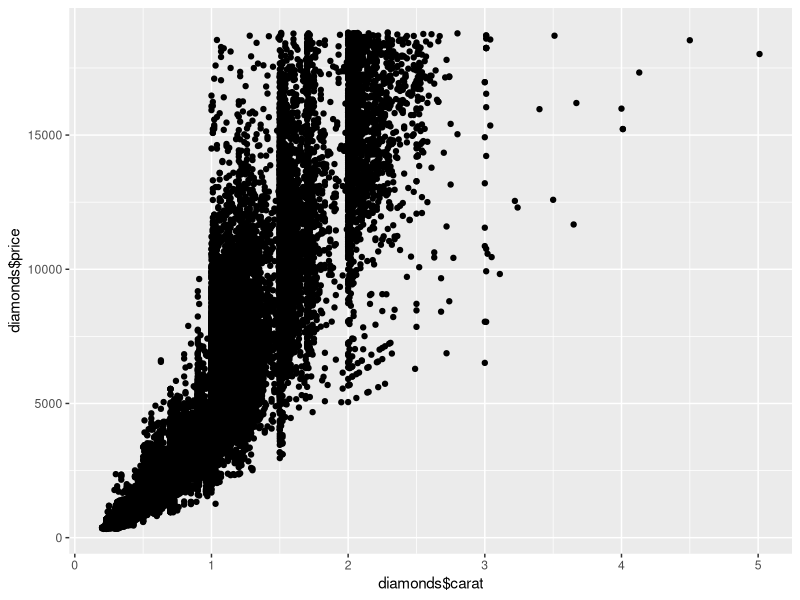
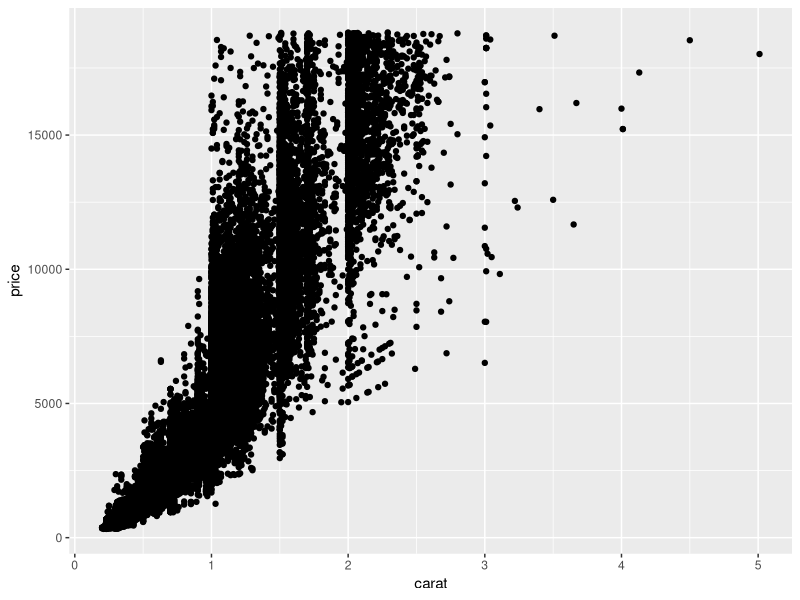
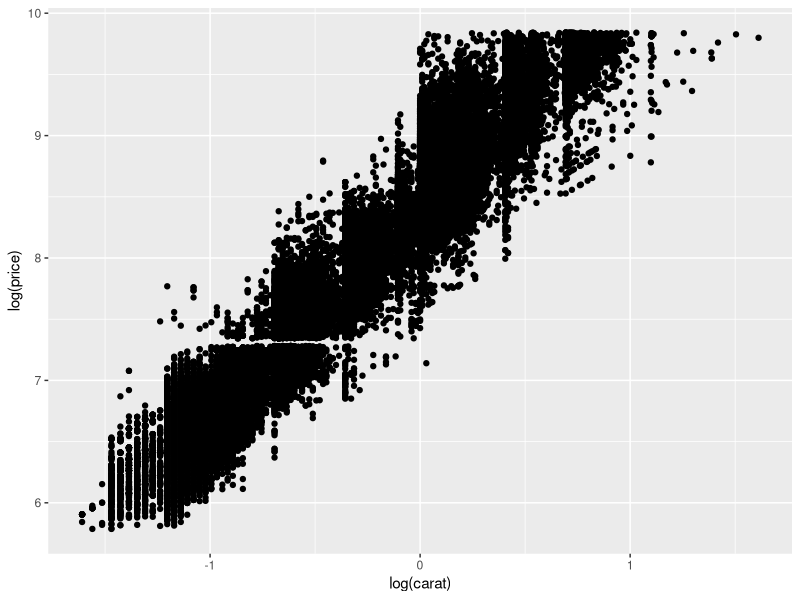
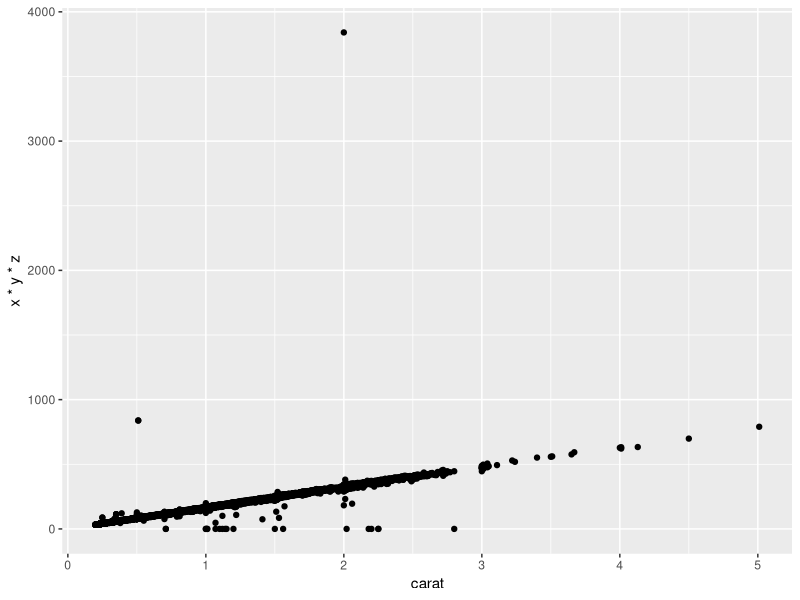
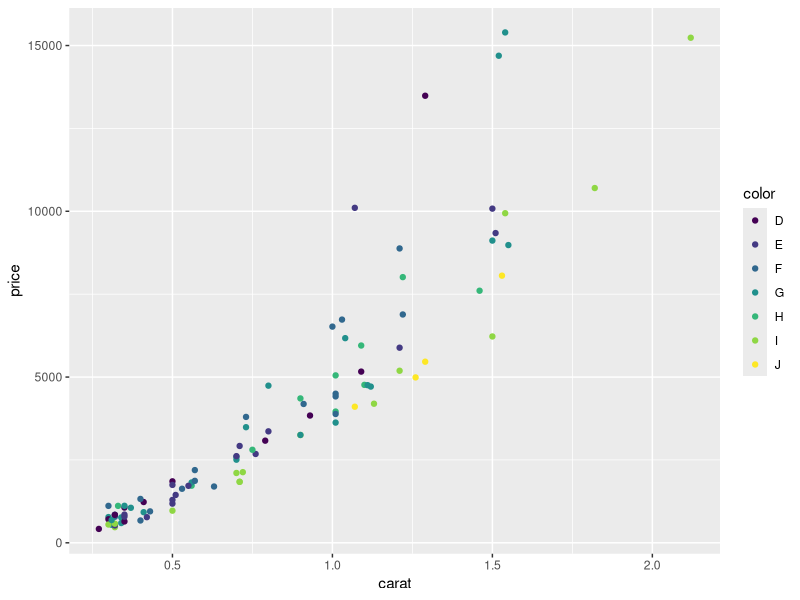
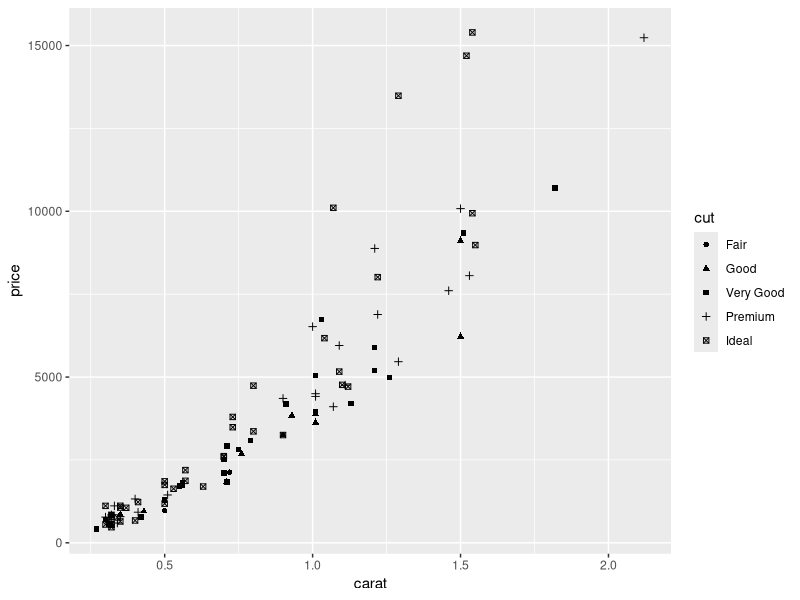
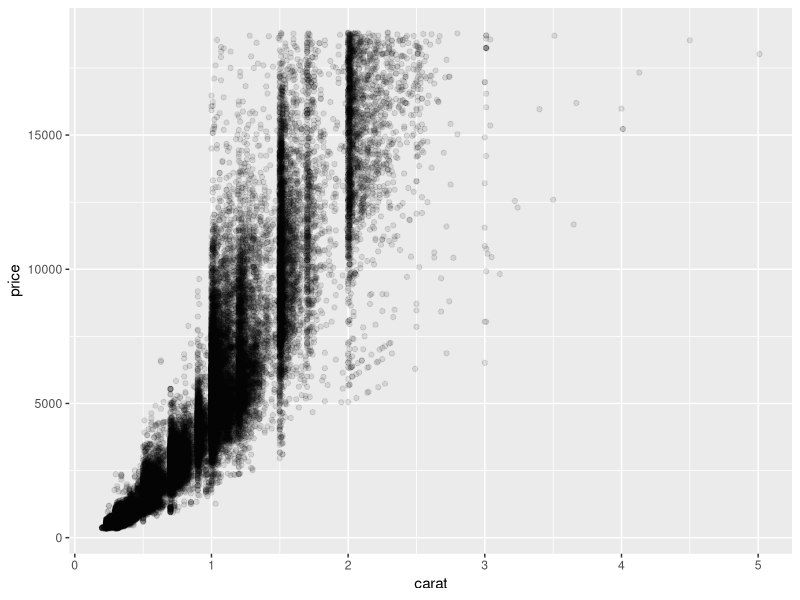
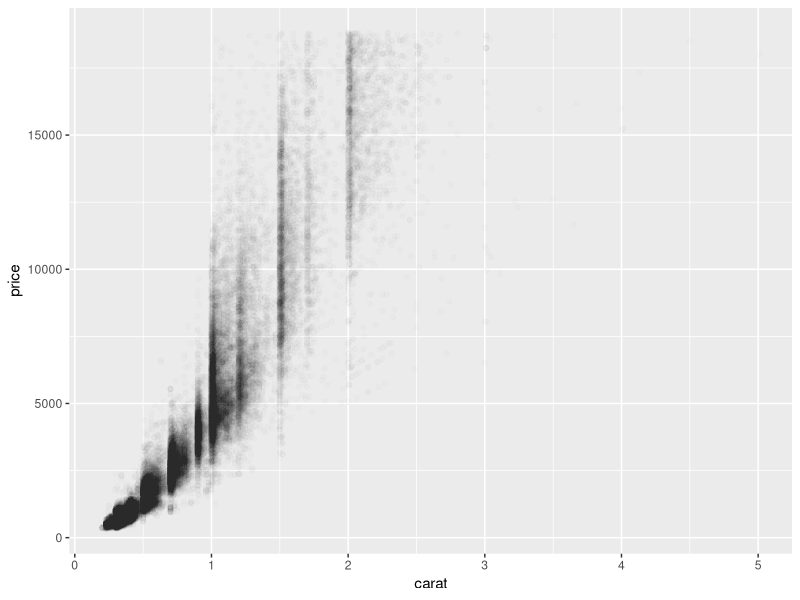

Source code (R) for these figures, in order:
install.packages("ggplot2")
library(ggplot2)
head(diamonds)
set.seed(5)
diamonds.subset <- diamonds[sample(nrow(diamonds), 100), ]
qplot(diamonds$carat, diamonds$price)
qplot(carat, price, data = diamonds)
qplot(log(carat), log(price), data = diamonds)
qplot(carat, x * y * z, data = diamonds)
qplot(carat, price, data = diamonds.subset, color = color)
qplot(carat, price, data = diamonds.subset, shape = cut)
qplot(carat, price, data = diamonds, alpha = I(1/10))
qplot(carat, price, data = diamonds, alpha = I(1/100))
qplot(carat, price, data = diamonds.subset,
      geom = c("point", "smooth"))
qplot(carat, price, data = diamonds,
      geom = c("point", "smooth"))
qplot(color, price / carat, data = diamonds, geom = "boxplot")
qplot(color, price / carat, data = diamonds, geom = "jitter")
qplot(color, price / carat, data = diamonds,
      geom = "jitter", alpha = I(1 / 5))
qplot(color, price / carat, data = diamonds, geom = "jitter",
      alpha = I(1 / 50))
qplot(color, price / carat, data = diamonds, geom = "jitter",
      alpha = I(1 / 200))
qplot(carat, data = diamonds, geom = "histogram")
qplot(carat, data = diamonds, geom = "histogram",
      binwidth = 0.5, xlim = c(0, 3))
qplot(carat, data = diamonds, geom = "histogram",
      binwidth = 0.01, xlim = c(0, 3))
qplot(carat, data = diamonds, geom = "histogram",
      fill = color)
qplot(carat, data = diamonds, geom = "density")
qplot(carat, data = diamonds, geom = "density", adjust = 3)
qplot(carat, data = diamonds, geom = "density",
      color = color)
qplot(carat, ..density.., data = diamonds,
      geom = c("histogram", "density"))
qplot(color, data = diamonds, geom = "bar")
qplot(color, data = diamonds, geom = "bar", weight = carat) +
  ylab("carat")
qplot(date, unemploy / pop, data = economics, geom = "line")
qplot(date, uempmed, data = economics, geom = "line")
qplot(unemploy / pop, uempmed, data = economics,
      geom = c("point", "path"))
year <- function(x) as.POSIXlt(x)$year + 1900
qplot(unemploy / pop, uempmed, data = economics,
      geom = "path", colour = year(date))
qplot(carat, data = diamonds, facets = color ~ cut,
      geom = "histogram", binwidth = 0.1, xlim = c(0, 3))
qplot(carat, data = diamonds, facets = color ~ .,
      geom = "histogram", binwidth = 0.1, xlim = c(0, 3))
qplot(
  carat, price, data = diamonds.subset,
  xlab = "Price ($)", ylab = "Weight (carats)",
  main = "Price-weight relationship"
)
qplot(
  carat, price/carat, data = diamonds.subset,
  ylab = expression(frac(price,carat)),
  xlab = "Weight (carats)",
  main="Small diamonds",
  xlim = c(.2,1)
)
qplot(carat, price, data = diamonds.subset, log = "xy")

mtcars$gear <- factor(mtcars$gear,levels=c(3, 4, 5),
                      labels=c("3gears", "4gears", "5gears"))
mtcars$am <- factor(mtcars$am,levels=c(0, 1),
                    labels=c("Automatic", "Manual"))
mtcars$cyl <- factor(mtcars$cyl,levels=c(4, 6, 8),
                     labels=c("4cyl", "6cyl", "8cyl"))
qplot(mpg, data = mtcars, geom = "density",
      fill = gear, alpha = I(.5),
      main="Distribution of Gas Milage",
      xlab="Miles Per Gallon",
      ylab="Density")
qplot(hp, mpg, data = mtcars, shape = am, color = am,
      facets = gear~cyl, size = I(3),
      xlab = "Horsepower", ylab = "Miles per Gallon")
qplot(gear, mpg, data = mtcars, geom = c("boxplot", "jitter"),
      fill = gear, main = "Mileage by Gear Number",
      xlab = "", ylab = "Miles per Gallon")
#---------------------------------------------------------------------------------
my.plot <- ggplot(diamonds, aes(carat, price, colour = cut))
my.plot <- my.plot + layer(
  geom = "point",
  stat = "identity",
  position = "identity",
  params = list(na.rm = FALSE))
my.plot

my.plot2 <- ggplot(diamonds, aes(x = carat))
my.plot2 <- my.plot2 + layer(
  geom = "bar",
  stat = "bin",
  position = "identity",
  params = list(
    fill = "steelblue",
    binwidth = 0.2,
    na.rm = FALSE))
my.plot2

my.plot3 <- ggplot(diamonds, aes(x = carat))
my.plot3 <- my.plot3 +
  geom_histogram(binwidth = 0.2, fill = "steelblue")
my.plot3

my.plot4 <- ggplot(msleep, aes(sleep_rem / sleep_total, awake))
summary(my.plot4)
my.plot4 <- my.plot4 + geom_point()
summary(my.plot4)
bestfit <- geom_smooth(method = "lm", se = F,
                       color = alpha("steelblue", 0.5), size = 2)
qplot(sleep_rem, sleep_total, data = msleep) + bestfit
qplot(awake, brainwt, data = msleep, log = "y") + bestfit
qplot(bodywt, brainwt, data = msleep, log = "xy") + bestfit

my.plot5 <- ggplot(mtcars, aes(mpg, wt, colour = cyl)) + geom_point()
my.plot5
mtcars.trans <- transform(mtcars, mpg = mpg ^ 2)
my.plot5 %+% mtcars.trans

aes(x = weight, y = height, color = age)
aes(weight, height, colour = sqrt(age))
my.plot6 <- ggplot(mtcars, aes(x = mpg, y = wt))
my.plot6 <- my.plot6 + geom_point()
summary(my.plot6)
my.plot7 <- ggplot(mtcars)
my.plot7 <- my.plot7 + aes(x = mpg, y = wt)
my.plot7 <- my.plot7 + geom_point()
summary(my.plot7)
my.plot7 + geom_point(aes(colour = factor(cyl)))
my.plot7 + geom_point(aes(y = disp))
aes(y = NULL)

my.plot8 <- ggplot(mtcars, aes(mpg, wt))
my.plot8 + geom_point(colour = "blue")
my.plot8 + geom_point(aes(colour = "blue"))

#--------------------------------------------------------------------------------
library(nlme)
my.plot9 <- ggplot(Oxboys, aes(age, height)) +
  geom_line()
my.plot9 <- ggplot(Oxboys, aes(age, height, group = Subject)) +
  geom_line()
my.plot9 + geom_smooth(method="lm", se = F)
my.plot9 + geom_smooth(aes(group = 1), method="lm", size = 2, se = F)
boysbox <- ggplot(Oxboys, aes(Occasion, height)) + geom_boxplot()
boysbox + geom_line(aes(group = Subject), color = "blue")

#--------------------------------------------------------------------------------
my.df <- data.frame(x = 1:3, y = 1:3, z = 1:3)
qplot(x, y, data = my.df, color = factor(z), size = I(5)) +
  geom_line(size = 3, group = 1)
qplot(color, data = diamonds, geom = "bar",
      fill = cut)
#--------------------------------------------------------------------------------
ggplot(diamonds, aes(carat)) +
  geom_histogram(aes(y = ..density..), binwidth = 0.1)
qplot(carat, ..density.., data = diamonds,
      geom="histogram", binwidth = 0.1)
#--------------------------------------------------------------------------------
ggplot(diamonds, aes(clarity, fill=cut)) + geom_bar(position="dodge")
ggplot(diamonds, aes(clarity, fill=cut)) + geom_bar(position="fill")
ggplot(diamonds, aes(clarity, fill=cut)) + geom_bar(position="stack")
ggplot(diamonds, aes(clarity, group = cut)) +
  geom_line(aes(color = cut), position="identity", stat = "count")
set.seed(5)
diamonds.subset <- diamonds[sample(nrow(diamonds), 500), ]
ggplot(diamonds.subset, aes(clarity, cut)) +
  geom_point(aes(color = color), position="jitter")
#--------------------------------------------------------------------------------
my.plot <- ggplot(diamonds, aes(carat)) + xlim(0, 3)
my.plot + stat_bin(aes(ymax = ..count..), binwidth = 0.1, geom = "area")
my.plot + stat_bin(
  aes(size = ..density..), binwidth = 0.1,
  geom = "point", position="identity")
#--------------------------------------------------------------------------------
library(nlme)
model <- lme(height ~ age, data = Oxboys, random = ~ 1 + age | Subject)
age_grid <- seq(-1, 1, length = 10)
subjects <- unique(Oxboys$Subject)
preds <- expand.grid(age = age_grid, Subject = subjects)
preds$height <- predict(model, preds)
my.plot <- ggplot(Oxboys, aes(age, height, group = Subject)) + geom_line()
my.plot + geom_line(data = preds, colour = "#3366FF", size= 0.4)

Oxboys$fitted <- predict(model)
Oxboys$resid <- with(Oxboys, fitted - height)
my.plot %+% Oxboys + aes(y = resid) + geom_smooth(aes(group=1))
